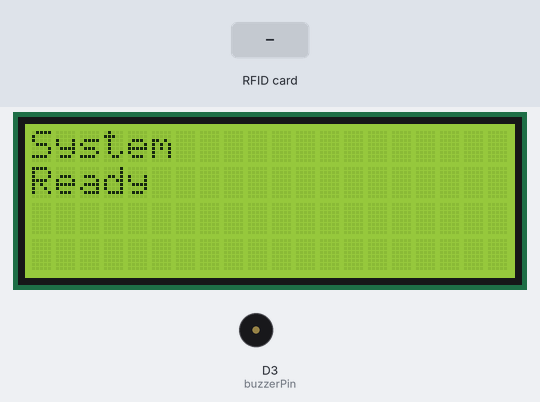
Recording of a sketch running on a simulated ESP8266 (NodeMCU). On the bench: 20×4 character LCD, buzzer (waves = sounding, pin HIGH). The inputs (shaded band) are chosen by the test bench. WiFi joins after 1.5 s; servers stay silent unless stated; uploads are accepted with an empty reply; what the sketch prints to the serial monitor is not drawn.

Above: at 3.3 s.
At 9.4 s:
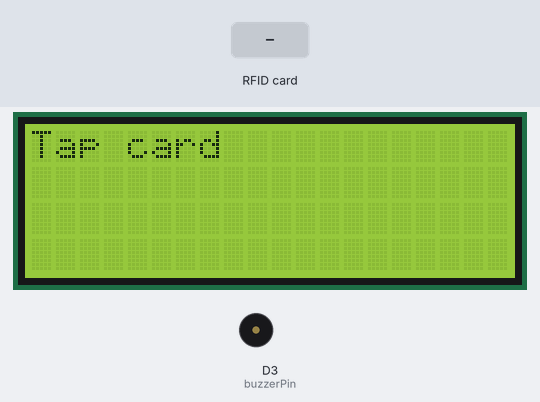
9.5 s: RFID card 5E 7A 19 C4 held to the reader
At 10.4 s:
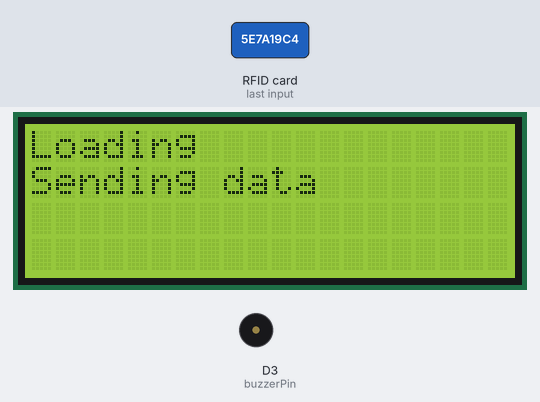
Timing chart, 0 to 12.5 s (numbered marks = the images above; inputs shaded):
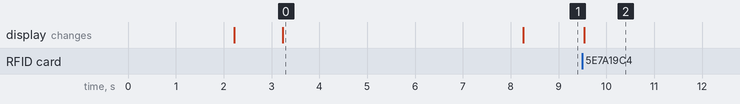

Measured:
- after the input at 9.5 s, the display: changes at once (image 2)
- what the display in image 0 shows lasts 5.1 s, from 3.2 s to 8.3 s

The sketch:

fullcodes.ino
```cpp
#include <Arduino.h>
#include <SPI.h>
#include <MFRC522.h>
#include <ESP8266WiFi.h>
#include <ESP8266HTTPClient.h>
#include <WiFiClientSecureBearSSL.h>
#include <Wire.h>
#include <ArduinoJson.h>
#include <LiquidCrystal_I2C.h>


#define RST_PIN         D0
#define SS_PIN          D8
MFRC522 mfrc522(SS_PIN, RST_PIN);   // Create MFRC522 instance.
LiquidCrystal_I2C lcd(0x27, 20, 4);

const char* ssid = "Balance";
const char* password = "balance123";
int buzzerPin = D3;
String content = "";


void setup()
{
  Serial.begin(9600);
  SPI.begin();
  pinMode(buzzerPin, OUTPUT);
  mfrc522.PCD_Init();
  lcd.init();
  lcd.init();
  lcd.clear();
  lcd.backlight();
  WiFi.mode(WIFI_STA);
  WiFi.begin(ssid, password);
 lcd.setCursor(0, 0);
 lcd.print("Connecting to");
 lcd.setCursor(0, 1);
 lcd.print("WiFi network");
  while (WiFi.status() != WL_CONNECTED) {
    delay(1000);
  }
 lcd.clear(),
 lcd.print("System");
 lcd.setCursor(0, 1);
 lcd.print("Starting");
 delay(1000);
 lcd.clear(),
 lcd.print("System");
 lcd.setCursor(0, 1);
 lcd.print("Ready");
 delay(2000);
 lcd.clear(),
 lcd.print("System");
 lcd.setCursor(0, 1);
 lcd.print("Ready");
 delay(3000);
 lcd.clear(),
 lcd.print("Tap card");
}
void loop()
{
  readcard();
}

void readcard() {
  if (!mfrc522.PICC_IsNewCardPresent()) {
    return;
  }
  if (!mfrc522.PICC_ReadCardSerial()) {
    return;
  }
  Serial.print("UID tag: ");
  for (byte i = 0; i < mfrc522.uid.size; i++) {
    content += (mfrc522.uid.uidByte[i] < 0x10 ? "0" : "");
    content += String(mfrc522.uid.uidByte[i], HEX);
  }
  Serial.println("Card detected");
 lcd.clear(),
 lcd.print("Loading");
 lcd.setCursor(0, 1);
 lcd.print("Sending data");
  updateStatus();
}

void updateStatus() {
  if (WiFi.status() == WL_CONNECTED) {

    std::unique_ptr<BearSSL::WiFiClientSecure> client(new BearSSL::WiFiClientSecure);

    // Ignore SSL certificate validation (for testing only)
    client->setInsecure();
    HTTPClient http;
    http.setTimeout(10000);

    Serial.println("[HTTPS] begin...");

      if (http.begin(*client, "https://192.168.43.83:8000/api/attend")) {  // HTTPS
      Serial.println(content);
      Serial.println("[HTTPS] POST...");

      http.addHeader("Content-Type", "application/json");

      DynamicJsonDocument jsonDoc(128); // Adjust the buffer size as needed

      jsonDoc["card"] = content;

      String jsonPayload;
      serializeJson(jsonDoc, jsonPayload);

      // Send the POST request with the JSON payload
      int httpCode = http.POST(jsonPayload);

      // Check the HTTP response code
      Serial.printf("[HTTPS] POST... code: %d\n", httpCode);
      if (httpCode > 0) {
        content = "";
        Serial.printf("[HTTPS] POST... code: %d\n", httpCode);

        // Read and print the response from the server
        String payload = http.getString();
        Serial.println(payload);
        DynamicJsonDocument doc(512); // Adjust the size based on your payload size
        DeserializationError error = deserializeJson(doc, payload);

        // Check for parsing errors
        if (error) {
          Serial.print(F("Error parsing JSON: "));
          Serial.println(error.c_str());
        } else {
          // Access JSON data
          bool cardAllowed = doc["card_allowed"];
          String message = doc["message"];

          if (cardAllowed == true)
          {
           lcd.clear(),
           lcd.print("Allowed!");
           lcd.setCursor(0, 1);
           lcd.print(message);
            playBeep1();
           delay(3000);
           lcd.clear();
           lcd.setCursor(0, 0);
           lcd.print("Tap card");
            readcard();
          }
          else {
           lcd.clear(),
           lcd.print("Error");
           lcd.setCursor(0, 1);
           lcd.print(message);
            playBeep2();
           delay(3000);
           lcd.clear();
           lcd.setCursor(0, 0);
           lcd.print("Tap card");
            readcard();
          }
        }
      } else {
        content = "";
        Serial.printf("[HTTPS] POST... failed, error: %s\n", http.errorToString(httpCode).c_str());
       lcd.clear(),
       lcd.print("Fail");
        playBeep2();
        readcard();
      }

      // End the HTTP connection
      http.end();
    } else {
      Serial.println("[HTTPS] Unable to connect");
      lcd.clear(),
      lcd.print("Unable to connect");
       playBeep2();
//      delay(3000);
      readcard();
    }
  }
}

void playBeep1() {
  digitalWrite(buzzerPin, HIGH);
  delay(3000);
  digitalWrite(buzzerPin, LOW);
  delay(1000);
}

void playBeep2() {
  digitalWrite(buzzerPin, HIGH);
  delay(400);
  digitalWrite(buzzerPin, LOW);
  delay(100);
  digitalWrite(buzzerPin, HIGH);
  delay(400);
  digitalWrite(buzzerPin, LOW);
  delay(100);
  digitalWrite(buzzerPin, HIGH);
  delay(400);
  digitalWrite(buzzerPin, LOW);
  delay(100);
}
```
